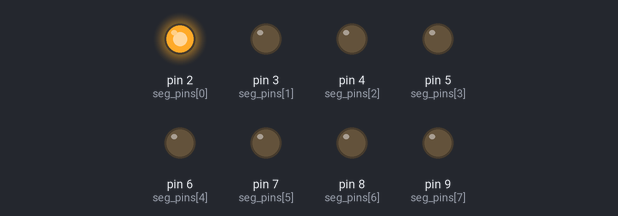
Simulated run of this sketch. Board: Arduino Uno, built with avr-gcc and run on an emulated ATmega328P. Shown: output pins drawn as LEDs (lit = HIGH).

Above: at 0.5 s.
At 2.5 s:
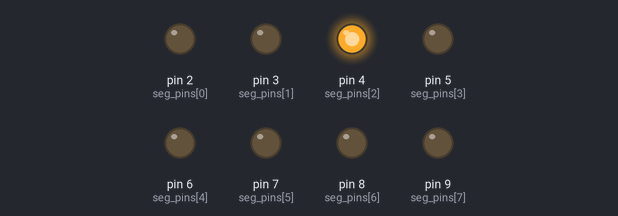
At 3.5 s:
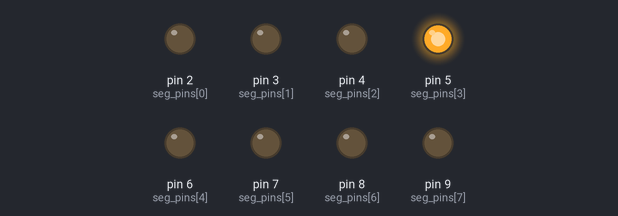
At 4.5 s:
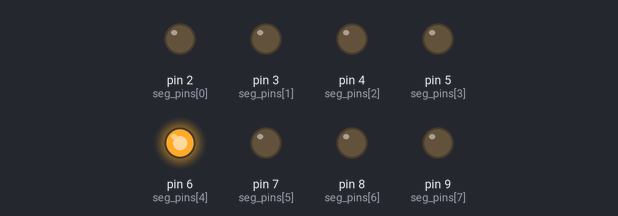
At 6.5 s:
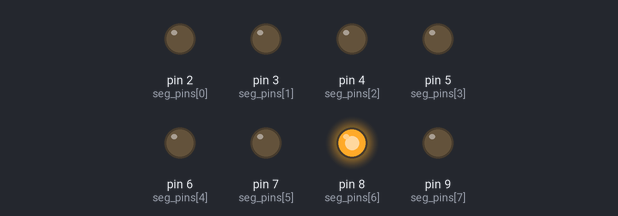
At 9.5 s:
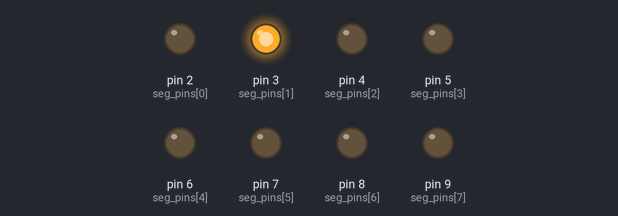
Timing chart, 0 to 10.4 s (numbered marks = the images above):
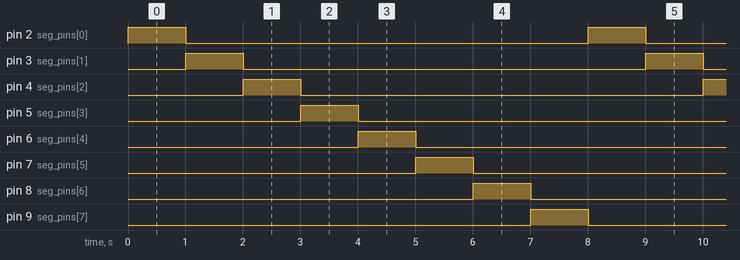

Measured:
- by itself, pin 2 (seg_pins[0]), pin 3 (seg_pins[1]), pin 4 (seg_pins[2]), pin 5 (seg_pins[3]), pin 6 (seg_pins[4]), pin 7 (seg_pins[5]), pin 8 (seg_pins[6]), pin 9 (seg_pins[7]): alternates HIGH for 1.0 s and LOW for 7.0 s
- by itself, everything shown: repeats every 8.0 s, in 8 steps

The sketch:

____5-1_1_______a-_b-_c-_d-_e-_f-_g-_dp_____LED_____.ino
```cpp
/*
  Author: 202115064 김동주 <hepheir@gmail.com>
 */

#define SEG_PIN_COUNT 8
#define SEG_PIN_GND 10

int seg_pins[SEG_PIN_COUNT] = { 2, 3, 4, 5, 6, 7, 8, 9 };

void setup() {
  for (int i = 0; i < SEG_PIN_COUNT; i++) {
    pinMode(seg_pins[i], OUTPUT);
  }
  digitalWrite(seg_pins[0], HIGH);
}

void loop() {
  for (int i = 0; i < 8; i++) {
    for (int j = 0; j < 8; j++) {
      if (i == j) {
        digitalWrite(seg_pins[j], HIGH);
      } else {
        digitalWrite(seg_pins[j], LOW);
      }
    }
    delay(1000);
  }
}
```
